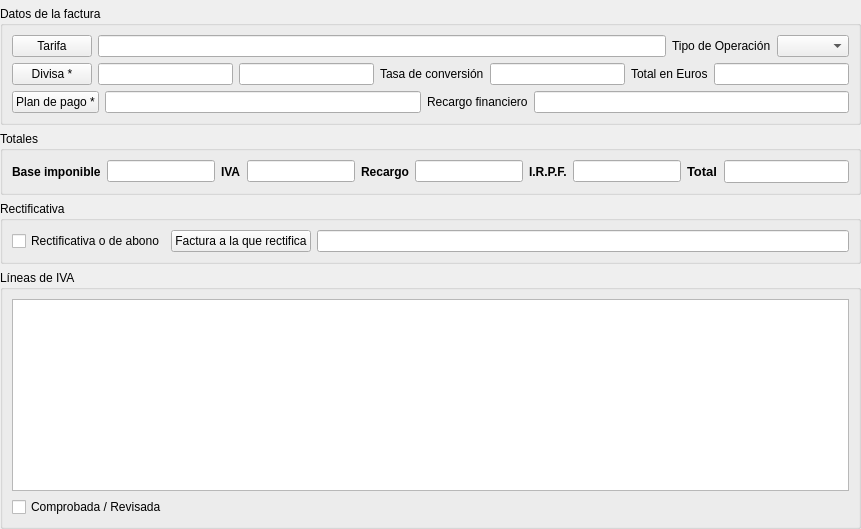
     <widget class="QWidget" name="pageDatos">
      <layout class="QVBoxLayout" name="verticalLayout_8">
       <property name="leftMargin">
        <number>0</number>
       </property>
       <property name="topMargin">
        <number>0</number>
       </property>
       <property name="rightMargin">
        <number>0</number>
       </property>
       <property name="bottomMargin">
        <number>0</number>
       </property>
       <item>
        <widget class="AERPScriptWidget" name="aswdatosgeneralestercero" native="true">
         <property name="focusPolicy">
          <enum>Qt::TabFocus</enum>
         </property>
         <property name="name" stdset="0">
          <string>datosgeneralestercero</string>
         </property>
         <property name="dataEditable" stdset="0">
          <bool>true</bool>
         </property>
        </widget>
       </item>
       <item>
        <widget class="QGroupBox" name="groupBox_10">
         <property name="title">
          <string>Datos de la factura</string>
         </property>
         <layout class="QGridLayout" name="gridLayout">
          <item row="0" column="3">
           <widget class="DBComboBox" name="db_tipooperacion">
            <property name="fieldName" stdset="0">
             <string>tipooperacion</string>
            </property>
            <property name="dataEditable" stdset="0">
             <bool>true</bool>
            </property>
            <property name="openListOnGetFocus" stdset="0">
             <bool>true</bool>
            </property>
           </widget>
          </item>
          <item row="0" column="2">
           <widget class="QLabel" name="label_18">
            <property name="sizePolicy">
             <sizepolicy hsizetype="Maximum" vsizetype="Preferred">
              <horstretch>0</horstretch>
              <verstretch>0</verstretch>
             </sizepolicy>
            </property>
            <property name="text">
             <string>Tipo de Operación</string>
            </property>
            <property name="buddy">
             <cstring>db_tipooperacion</cstring>
            </property>
           </widget>
          </item>
          <item row="0" column="0">
           <widget class="DBChooseRecordButton" name="db_idtarifa">
            <property name="text">
             <string>Tarifa</string>
            </property>
            <property name="fieldName" stdset="0">
             <string>idtarifa</string>
            </property>
            <property name="dataEditable" stdset="0">
             <bool>true</bool>
            </property>
           </widget>
          </item>
          <item row="2" column="0" colspan="4">
           <layout class="QHBoxLayout" name="horizontalLayout_7">
            <item>
             <widget class="DBChooseRecordButton" name="db_idplanpago">
              <property name="text">
               <string>Plan de pago *</string>
              </property>
              <property name="fieldName" stdset="0">
               <string>idplanpago</string>
              </property>
              <property name="dataEditable" stdset="0">
               <bool>true</bool>
              </property>
             </widget>
            </item>
            <item>
             <widget class="DBLineEdit" name="db_forma_pago">
              <property name="fieldName" stdset="0">
               <string>planespago.descripcion</string>
              </property>
             </widget>
            </item>
            <item>
             <widget class="QLabel" name="label_6">
              <property name="text">
               <string>Recargo financiero</string>
              </property>
              <property name="buddy">
               <cstring>db_recfinanciero</cstring>
              </property>
             </widget>
            </item>
            <item>
             <widget class="DBNumberEdit" name="db_recfinanciero">
              <property name="fieldName" stdset="0">
               <string>recfinanciero</string>
              </property>
              <property name="dataEditable" stdset="0">
               <bool>true</bool>
              </property>
             </widget>
            </item>
           </layout>
          </item>
          <item row="1" column="0" colspan="4">
           <layout class="QHBoxLayout" name="horizontalLayout_6">
            <item>
             <widget class="DBChooseRecordButton" name="db_coddivisa">
              <property name="text">
               <string>Divisa *</string>
              </property>
              <property name="fieldName" stdset="0">
               <string>coddivisa</string>
              </property>
              <property name="dataEditable" stdset="0">
               <bool>true</bool>
              </property>
              <property name="replaceFields" stdset="0">
               <stringlist>
                <string>tasaconv;tasaconv</string>
               </stringlist>
              </property>
             </widget>
            </item>
            <item>
             <widget class="DBLineEdit" name="db_coddivisa_text">
              <property name="fieldName" stdset="0">
               <string>coddivisa</string>
              </property>
              <property name="dataEditable" stdset="0">
               <bool>true</bool>
              </property>
              <property name="autoCompletePopupSize" stdset="0">
               <size>
                <width>300</width>
                <height>200</height>
               </size>
              </property>
             </widget>
            </item>
            <item>
             <widget class="DBLineEdit" name="db_nombre_divisa">
              <property name="fieldName" stdset="0">
               <string>divisas.descripcion</string>
              </property>
             </widget>
            </item>
            <item>
             <widget class="QLabel" name="label_7">
              <property name="text">
               <string>Tasa de conversión</string>
              </property>
              <property name="buddy">
               <cstring>db_tasaconv</cstring>
              </property>
             </widget>
            </item>
            <item>
             <widget class="DBNumberEdit" name="db_tasaconv">
              <property name="fieldName" stdset="0">
               <string>tasaconv</string>
              </property>
              <property name="dataEditable" stdset="0">
               <bool>true</bool>
              </property>
             </widget>
            </item>
            <item>
             <widget class="QLabel" name="label_8">
              <property name="text">
               <string>Total en Euros</string>
              </property>
              <property name="buddy">
               <cstring>db_totaldivisaempresa</cstring>
              </property>
             </widget>
            </item>
            <item>
             <widget class="DBNumberEdit" name="db_totaldivisaempresa">
              <property name="fieldName" stdset="0">
               <string>totaldivisaempresa</string>
              </property>
             </widget>
            </item>
           </layout>
          </item>
          <item row="0" column="1">
           <widget class="DBLineEdit" name="db_nombretarifa">
            <property name="fieldName" stdset="0">
             <string>tarifas.nombre</string>
            </property>
            <property name="dataEditable" stdset="0">
             <bool>true</bool>
            </property>
           </widget>
          </item>
         </layout>
        </widget>
       </item>
       <item>
        <widget class="QGroupBox" name="groupBox_6">
         <property name="title">
          <string>Totales</string>
         </property>
         <layout class="QHBoxLayout" name="horizontalLayout_2">
          <item>
           <widget class="QLabel" name="label_11">
            <property name="font">
             <font>
              <weight>75</weight>
              <bold>true</bold>
             </font>
            </property>
            <property name="text">
             <string>Base imponible</string>
            </property>
            <property name="buddy">
             <cstring>db_neto</cstring>
            </property>
           </widget>
          </item>
          <item>
           <widget class="DBNumberEdit" name="db_neto">
            <property name="fieldName" stdset="0">
             <string>neto</string>
            </property>
           </widget>
          </item>
          <item>
           <widget class="QLabel" name="label_13">
            <property name="font">
             <font>
              <weight>75</weight>
              <bold>true</bold>
             </font>
            </property>
            <property name="text">
             <string>IVA</string>
            </property>
            <property name="buddy">
             <cstring>db_totaliva</cstring>
            </property>
           </widget>
          </item>
          <item>
           <widget class="DBNumberEdit" name="db_totaliva">
            <property name="fieldName" stdset="0">
             <string>totaliva</string>
            </property>
           </widget>
          </item>
          <item>
           <widget class="QLabel" name="label_14">
            <property name="font">
             <font>
              <weight>75</weight>
              <bold>true</bold>
             </font>
            </property>
            <property name="text">
             <string>Recargo</string>
            </property>
            <property name="buddy">
             <cstring>db_totalrecargo</cstring>
            </property>
           </widget>
          </item>
          <item>
           <widget class="DBNumberEdit" name="db_totalrecargo">
            <property name="fieldName" stdset="0">
             <string>totalrecargo</string>
            </property>
           </widget>
          </item>
          <item>
           <widget class="QLabel" name="label_12">
            <property name="font">
             <font>
              <weight>75</weight>
              <bold>true</bold>
             </font>
            </property>
            <property name="text">
             <string>I.R.P.F.</string>
            </property>
            <property name="buddy">
             <cstring>db_totalirpf</cstring>
            </property>
           </widget>
          </item>
          <item>
           <widget class="DBNumberEdit" name="db_totalirpf">
            <property name="fieldName" stdset="0">
             <string>totalirpf</string>
            </property>
           </widget>
          </item>
          <item>
           <widget class="QLabel" name="label_15">
            <property name="font">
             <font>
              <pointsize>10</pointsize>
              <weight>75</weight>
              <bold>true</bold>
             </font>
            </property>
            <property name="text">
             <string>Total</string>
            </property>
            <property name="buddy">
             <cstring>db_total</cstring>
            </property>
           </widget>
          </item>
          <item>
           <widget class="DBNumberEdit" name="db_total">
            <property name="font">
             <font>
              <pointsize>10</pointsize>
              <weight>75</weight>
              <bold>true</bold>
             </font>
            </property>
            <property name="fieldName" stdset="0">
             <string>total</string>
            </property>
           </widget>
          </item>
         </layout>
        </widget>
       </item>
       <item>
        <widget class="QGroupBox" name="groupBox_11">
         <property name="title">
          <string>Rectificativa</string>
         </property>
         <layout class="QHBoxLayout" name="horizontalLayout_3">
          <item>
           <widget class="DBCheckBox" name="db_deabono">
            <property name="text">
             <string>Rectificativa o de abono</string>
            </property>
            <property name="fieldName" stdset="0">
             <string>deabono</string>
            </property>
            <property name="dataEditable" stdset="0">
             <bool>true</bool>
            </property>
           </widget>
          </item>
          <item>
           <widget class="DBChooseRecordButton" name="db_idfacturarect">
            <property name="text">
             <string>Factura a la que rectifica</string>
            </property>
            <property name="fieldName" stdset="0">
             <string>idfacturarect</string>
            </property>
            <property name="dataEditable" stdset="0">
             <bool>true</bool>
            </property>
           </widget>
          </item>
          <item>
           <widget class="DBLineEdit" name="db_codrect"/>
          </item>
         </layout>
        </widget>
       </item>
       <item>
        <widget class="QGroupBox" name="groupBox_7">
         <property name="title">
          <string>Líneas de IVA</string>
         </property>
         <layout class="QVBoxLayout" name="verticalLayout_2">
          <item>
           <widget class="DBTableView" name="frmFacturasCli-lineasivafacturascli">
            <property name="internalData" stdset="0">
             <bool>true</bool>
            </property>
            <property name="relationName" stdset="0">
             <string>lineasivafacturascli</string>
            </property>
           </widget>
          </item>
          <item>
           <widget class="DBCheckBox" name="db_comprobado">
            <property name="text">
             <string>Comprobada / Revisada</string>
            </property>
            <property name="fieldName" stdset="0">
             <string>comprobado</string>
            </property>
            <property name="dataEditable" stdset="0">
             <bool>true</bool>
            </property>
           </widget>
          </item>
         </layout>
        </widget>
       </item>
      </layout>
     </widget>
